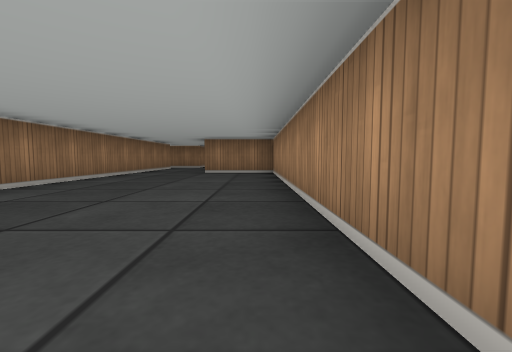
[1] (above)

21 first-person views from a walk through a cub3D level. The camera is about half as high as the walls, tilts 4° down and sees 90° across. The floor is counted in squares. Each view is taken from the middle of a square. On the plan, view 1 faces up. The plan holds only what a view shows up to about 9 squares ahead; the rest is blank.

[2]
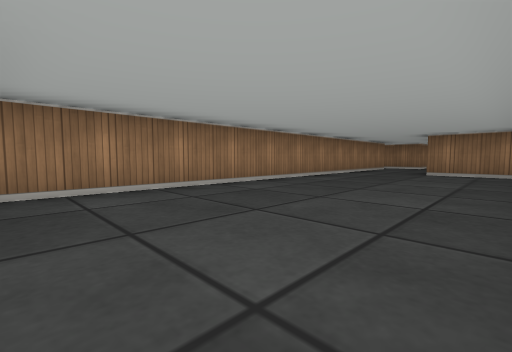

[3]
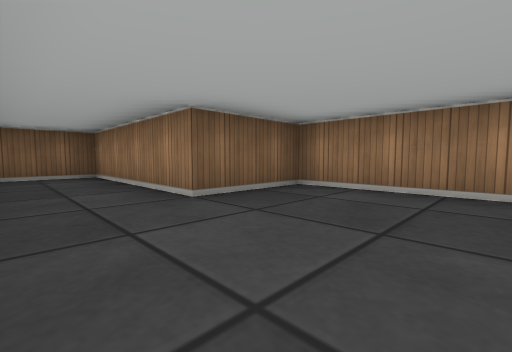

[4]
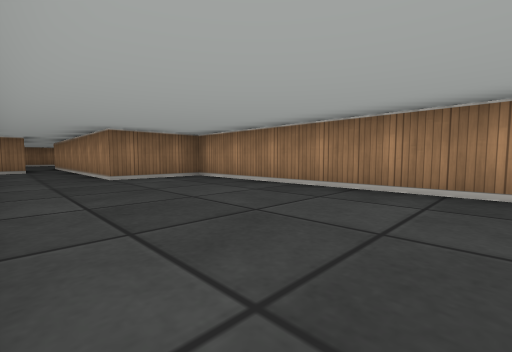

[5]
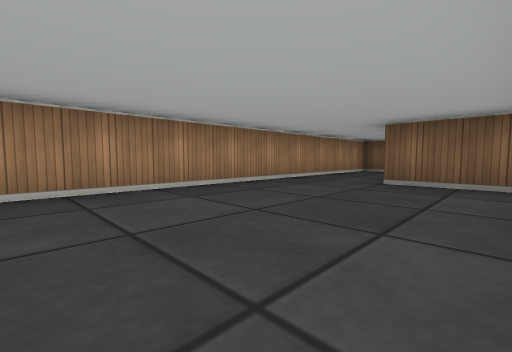

[6]
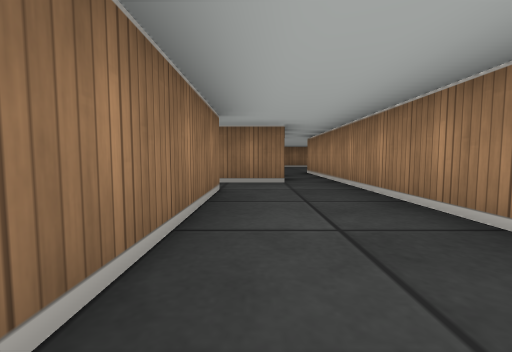

[7]
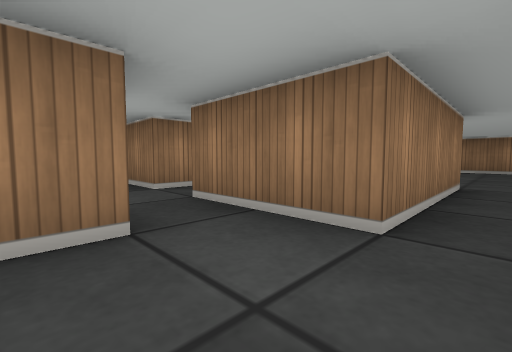

[8]
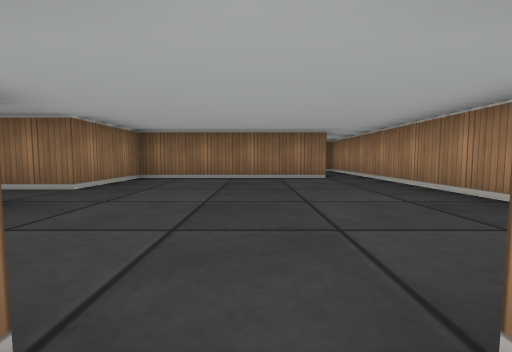

[9]
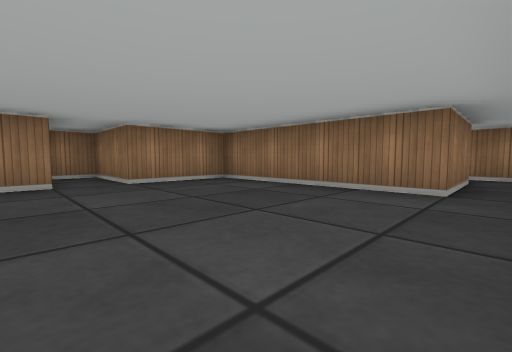

[10]
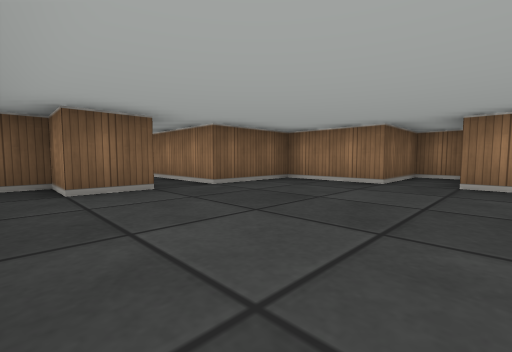

[11]
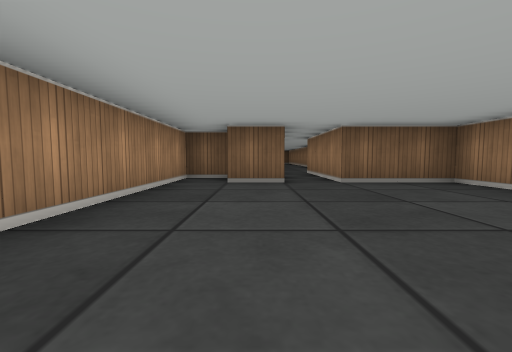

[12]
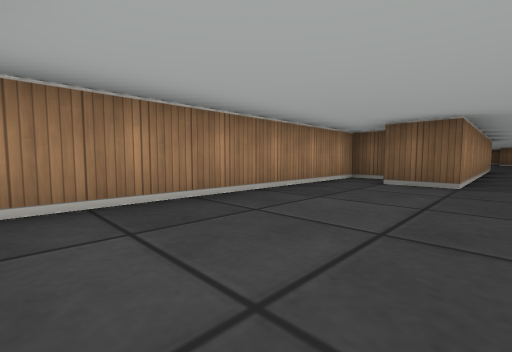

[13]
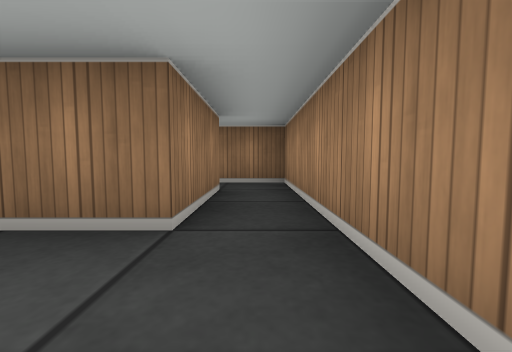

[14]
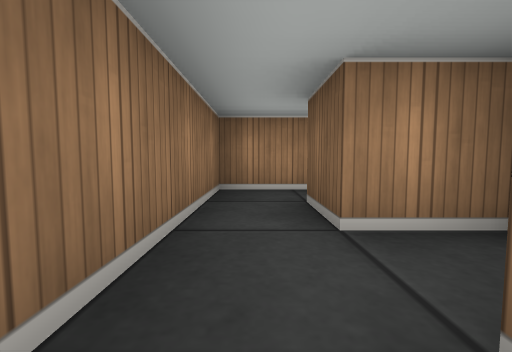

[15]
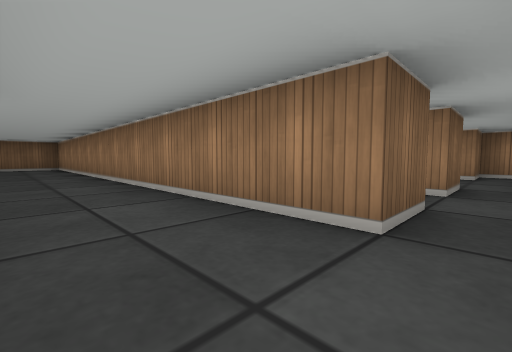

[16]
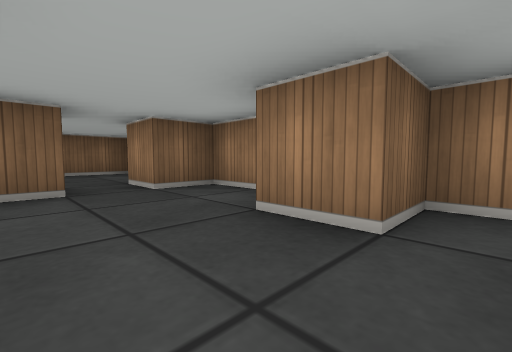

[17]
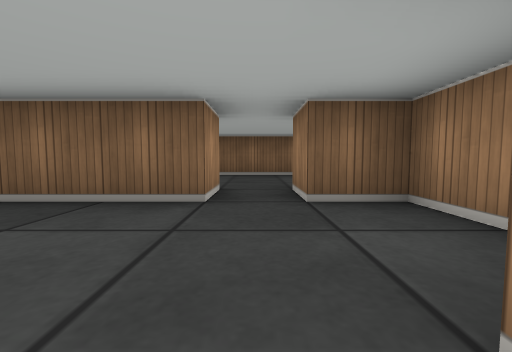

[18]
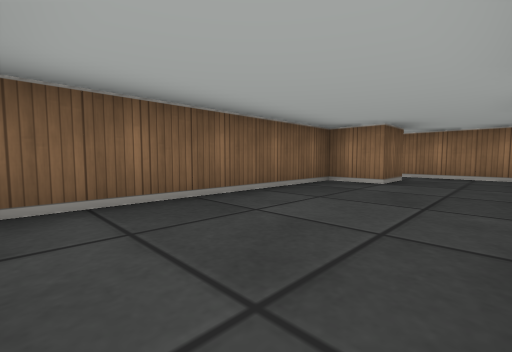

[19]
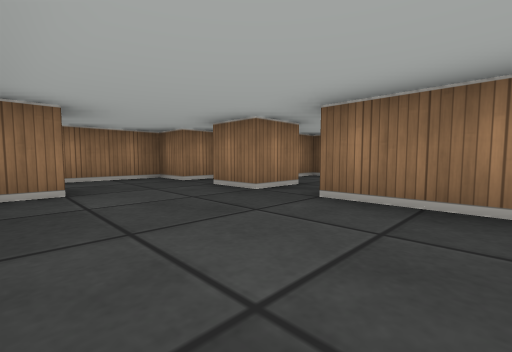

[20]
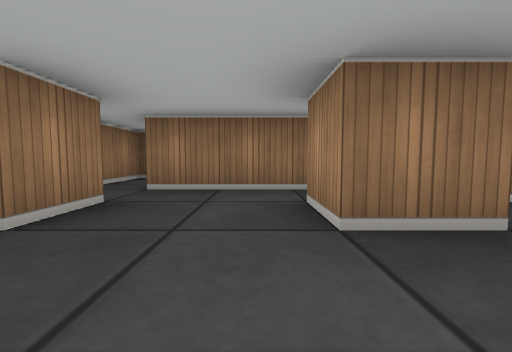

[21]
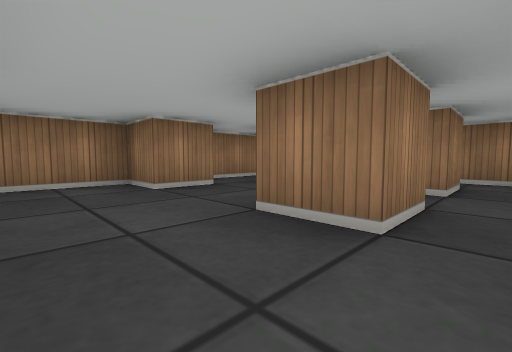

### Floor plan
Points are (right, up) in squares from view 1. A wall is a line through its corners. A room is listed if a view was taken in it or the views show most of it. See-through windows are left out.
Room 1 (views 1, 2, 3, 4, 5, 6, 7, 15)
walls: (-4.6, 10.5) (-3.5, 10.5) (-3.5, -0.5) (-1.5, -0.5) (-1.5, -4.5) (0.5, -4.5) (0.5, 7.5) (-1.5, 7.5) (-1.5, 11.5); (-2.5, 11.5) (-4.5, 11.5)
ways out: opening at (-2, 11) to room 2; opening at (-4, 11) to room 4
Room 2 (views 8, 9, 10, 11, 12, 13)
walls: (-0.5, 19.5) (-4.5, 19.5) (-4.5, 17.5) (-6.5, 17.5) (-6.5, 16.5) (-4.5, 16.5) (-4.5, 14.5) (-2.5, 14.5) (-2.5, 11.5); (-1.5, 11.5) (-1.5, 14.5) (-0.5, 14.5) (-0.5, 13.5) (0.5, 13.5) (0.5, 19.5)
ways out: opening at (-2, 11) to room 1; opening at (0, 20.5) to room 3
Room 3 (view 14)
walls: (-1.5, 20.4) (-1.5, 21.5) (-0.5, 21.5) (-0.5, 19.5); (0.5, 19.5) (0.5, 22.5) (-2.6, 22.5)
ways out: opening at (0, 20.5) to room 2
Room 4 (views 16, 17, 20, 21)
walls: (-6.5, 9.5) (-6.5, 10.5) (-5.5, 10.5) (-5.5, 9.5) (-6.5, 9.5); (-7.5, 7.5) (-5.4, 7.5); (-5.5, 12.5) (-5.5, 11.5) (-8.5, 11.5); (-9.5, 12.5) (-9.5, 10.5) (-8.5, 10.5) (-8.5, 9.5) (-9.5, 9.5) (-9.5, 7.5) (-8.5, 7.5)
ways out: opening at (-4, 11) to room 1; opening at (-8, 7) to room 5; opening at (-9, 12); opening at (-5, 12)
Room 5 (views 18, 19)
walls: (-8.5, 7.5) (-8.5, 6.5) (-9.5, 6.5); (-5.9, 6.5) (-7.5, 6.5) (-7.5, 7.5); (-10.6, 4.5) (-9.5, 4.5) (-9.5, 3.5) (-4.9, 3.5); (-10.5, 6.5) (-11.5, 6.5) (-11.5, 4.1)
ways out: opening at (-8, 7) to room 4

Where each view was taken, in squares from view 1:
view 1: 0 up, 0 right, facing up
view 2: 0 up, 0 right, facing up-left
view 3: 2 up, 0 right, facing down-left
view 4: 2 up, 3 left, facing up-right
view 5: 4 up, 3 left, facing down-right
view 6: 7 up, 3 left, facing up
view 7: 10 up, 2 left, facing up-left
view 8: 14 up, 2 left, facing up
view 9: 16 up, 0 right, facing up-left
view 10: 18 up, 0 right, facing down-left
view 11: 19 up, 1 left, facing down
view 12: 19 up, 2 left, facing down-right
view 13: 18 up, 0 right, facing up
view 14: 22 up, 3 left, facing right
view 15: 11 up, 2 left, facing down-left
view 16: 11 up, 7 left, facing down-left
view 17: 10 up, 8 left, facing down
view 18: 6 up, 5 left, facing down-left
view 19: 4 up, 6 left, facing up-left
view 20: 8 up, 7 left, facing up
view 21: 8 up, 5 left, facing up-left
